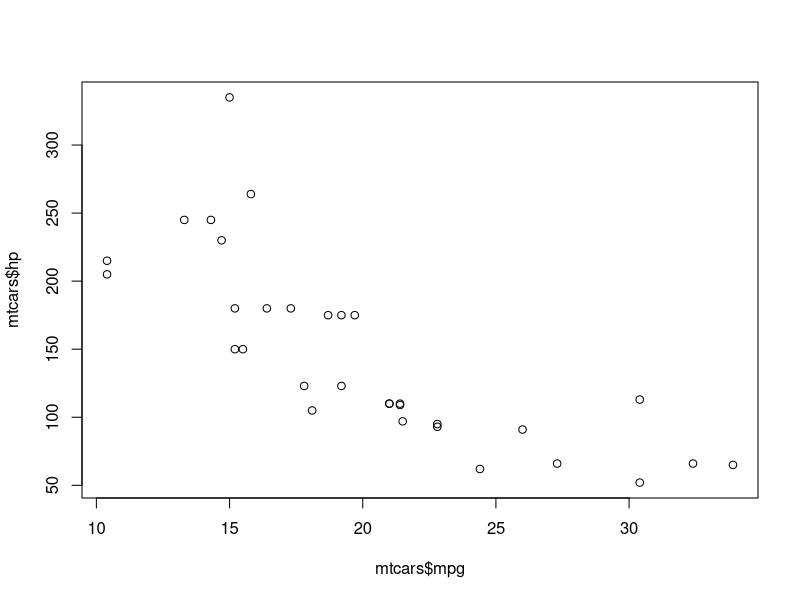
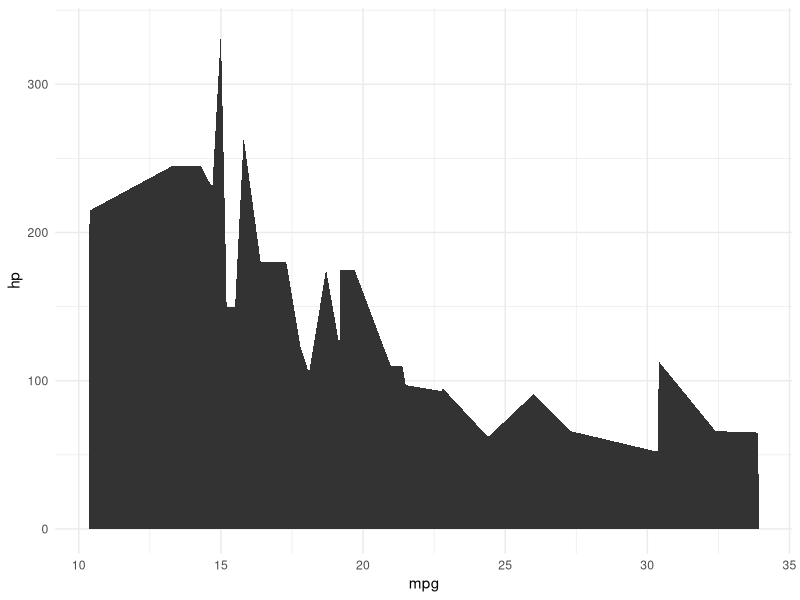
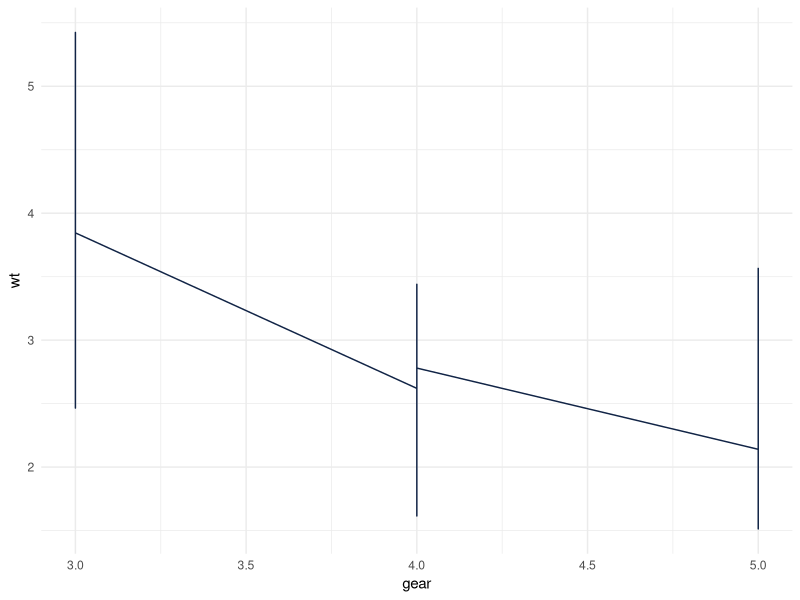

Here is the R script that generated these plots, in order:
## ---- chunk 1
knitr::opts_chunk$set(echo = TRUE)
## ---- chunk 2
data("mtcars")
summary(mtcars)
## ---- chunk 3
mpg<-mtcars$mpg*1.4
summary(mtcars)
## ---- chunk 4
plot(mtcars$mpg,mtcars$hp)
## ---- chunk 5
library(ggplot2)

ggplot(mtcars) +
 aes(x = mpg, y = hp) +
 geom_area() +
 theme_minimal()

## ---- chunk 6

library(ggplot2)

ggplot(mtcars) +
 aes(x = gear, y = wt) +
 geom_line(colour = "#112446") +
 theme_minimal()

